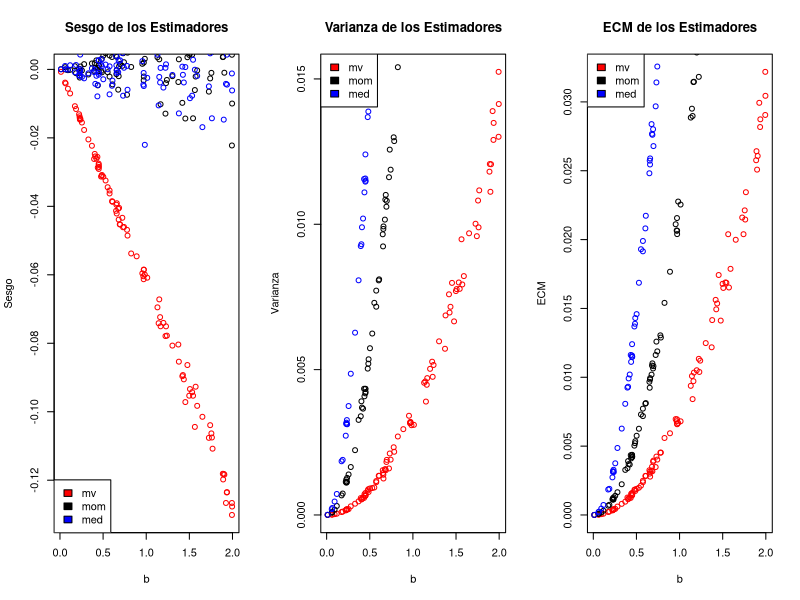
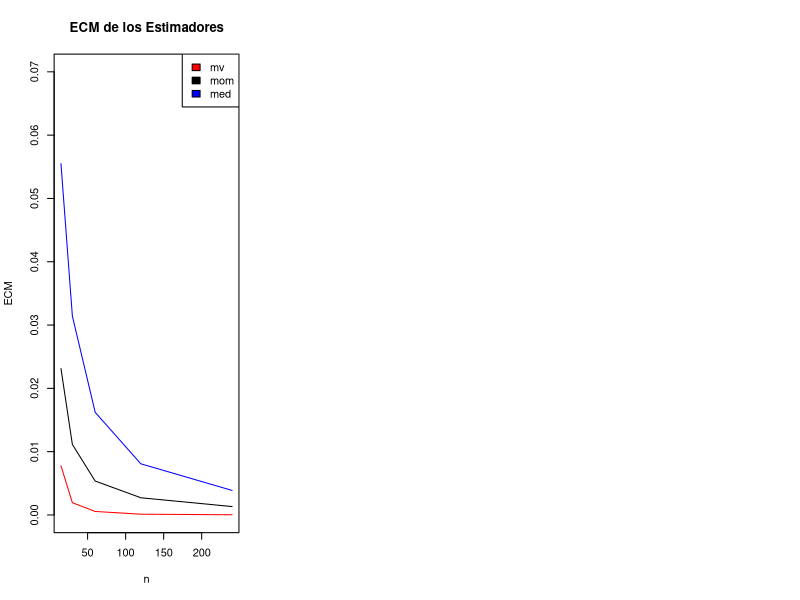

Source code (R) for these figures, in order:
# Funciones útiles
media_muestral = function(sample){
  return(mean(sample))
}

# varianza = desvio_estandar^2
varianza = function(sample){
  return(sd(sample)^2)
}

# Ejercicio 1 

# Sea Xi - U(0, b)

b_momentos = function(sample) {
  return(2 * media_muestral(sample));
}

b_maxima_verosimilitud = function(sample) {
  return(max(sample));
}

# Ejercicio 2
b_mediana = function(sample){
  return(2*median(sample));
}

# Ejercicio 3
b = 1
sample = runif(15, min=0, max=b)

estimacion_momentos = b_momentos(sample)
estimacion_maxima_verosimilitud = b_maxima_verosimilitud(sample)
estimacion_mediana = b_mediana(sample)

print(estimacion_momentos)
print(estimacion_maxima_verosimilitud)
print(estimacion_mediana)

#Error de los estimadores
error_momentos = abs(estimacion_momentos - b)
error_maxima_verosimilitud = abs(estimacion_maxima_verosimilitud - b)
error_mediana = abs(estimacion_mediana - b)

print(error_momentos)
print(error_maxima_verosimilitud)
print(error_mediana)

# Ejercicio 4
# a)
sample = runif(15, min=0, max=b)

# b)
estimador_momentos = b_momentos(sample)
estimador_maxima_verosimilitud = b_maxima_verosimilitud(sample)
estimador_mediana = b_mediana(sample)

print(b_momentos(sample))
print(b_maxima_verosimilitud(sample))
print(b_mediana(sample))

# c)
cantidad_de_repeticiones = 1000 

variable_aleatoria_con_b_momentos = c()
variable_aleatoria_con_b_maxima_verosimilitud = c()
variable_aleatoria_con_b_mediana = c()

for(i in 1:cantidad_de_repeticiones){
  sample = runif(15, min=0, max=1)
  variable_aleatoria_con_b_momentos = c(variable_aleatoria_con_b_momentos, b_momentos(sample))
  variable_aleatoria_con_b_maxima_verosimilitud = c(variable_aleatoria_con_b_maxima_verosimilitud, b_maxima_verosimilitud(sample))
  variable_aleatoria_con_b_mediana = c(variable_aleatoria_con_b_mediana, b_mediana(sample))
}

# d)
media_muestral_b_momentos = media_muestral(variable_aleatoria_con_b_momentos)
media_muestral_b_maxima_verosimilitud = media_muestral(variable_aleatoria_con_b_maxima_verosimilitud)
media_muestral_b_mediana = media_muestral(variable_aleatoria_con_b_mediana)

sesgo_b_momentos = media_muestral_b_momentos - b 
sesgo_b_maxima_verosimilitud = media_muestral_b_maxima_verosimilitud - b
sesgo_b_mediana = media_muestral_b_mediana - b

print(sesgo_b_momentos)
print(sesgo_b_maxima_verosimilitud)
print(sesgo_b_mediana)

# e) 
varianza_b_momentos = varianza(variable_aleatoria_con_b_momentos)
varianza_b_maxima_verosimilitud = varianza(variable_aleatoria_con_b_maxima_verosimilitud)
varianza_b_mediana = varianza(variable_aleatoria_con_b_mediana)

print(varianza_b_momentos)
print(varianza_b_maxima_verosimilitud)
print(varianza_b_mediana)

# f) ECM = varianza + sesgo^2
error_cuadratico_medio = function (varianza, sesgo) {
  return(varianza + sesgo^2)
}

ecm_b_momentos = error_cuadratico_medio(varianza_b_momentos, sesgo_b_momentos)
ecm_b_maxima_verosimilitud = error_cuadratico_medio(varianza_b_maxima_verosimilitud, sesgo_b_maxima_verosimilitud)
ecm_b_mediana = error_cuadratico_medio(varianza_b_mediana, sesgo_b_mediana)

print(ecm_b_momentos)
print(ecm_b_maxima_verosimilitud)
print(ecm_b_mediana)

# Ejercicio 5
simulacion_mv = function (b, n) {
  cantidad_de_repeticiones = 1000 
  variable_aleatoria_con_b_maxima_verosimilitud = c()
  for(i in 1:cantidad_de_repeticiones){
  sample = runif(n, min=0, max=b)
  variable_aleatoria_con_b_maxima_verosimilitud = c(variable_aleatoria_con_b_maxima_verosimilitud, b_maxima_verosimilitud(sample))
  }
  media_muestral_b_maxima_verosimilitud = media_muestral(variable_aleatoria_con_b_maxima_verosimilitud)
  return (list(sesgo_b_maxima_verosimilitud=(media_muestral_b_maxima_verosimilitud - b), varianza_b_maxima_verosimilitud=varianza(variable_aleatoria_con_b_maxima_verosimilitud)))
}

simulacion_mom = function (b, n) {
  cantidad_de_repeticiones = 1000 
  variable_aleatoria_con_b_momentos = c()
  for(i in 1:cantidad_de_repeticiones){
    sample = runif(n, min=0, max=b)
    variable_aleatoria_con_b_momentos = c(variable_aleatoria_con_b_momentos, b_momentos(sample))
  }
  media_muestral_b_momentos = media_muestral(variable_aleatoria_con_b_momentos)
  return (list(sesgo_b_momentos=(media_muestral_b_momentos - b), varianza_b_momentos=varianza(variable_aleatoria_con_b_momentos)))
}

simulacion_med = function (b, n) {
  cantidad_de_repeticiones = 1000 
  variable_aleatoria_con_b_mediana = c()
  for(i in 1:cantidad_de_repeticiones){
    sample = runif(n, min=0, max=b)
    variable_aleatoria_con_b_mediana = c(variable_aleatoria_con_b_mediana, b_mediana(sample))
  }
  media_muestral_b_mediana = media_muestral(variable_aleatoria_con_b_mediana)
  return (list(sesgo_b_mediana=(media_muestral_b_mediana - b), varianza_b_mediana=varianza(variable_aleatoria_con_b_mediana)))
}

simulacion_mv_b_n = simulacion_mv(1,15)
print(simulacion_mv_b_n)

simulacion_mom_b_n = simulacion_mom(1,15)
print(simulacion_mom_b_n)

simulacion_med_b_n = simulacion_med(1,15)
print(simulacion_med_b_n)

# Ejercicio 6
valores_b = runif(100,min = 0,max = 2)

vec_var_mv = c()
vec_var_mom = c()
vec_var_med = c()

vec_sesgo_mv = c()
vec_sesgo_mom = c()
vec_sesgo_med = c()

vec_ecm_mv = c()
vec_ecm_mom = c()
vec_ecm_med = c()

for (i in valores_b) {
  simul_mv = simulacion_mv(i,15)
  simul_mom = simulacion_mom(i,15)
  simul_med = simulacion_med(i,15)
  
  vec_sesgo_mv = c(vec_sesgo_mv, simul_mv[[1]])
  vec_sesgo_mom = c(vec_sesgo_mom, simul_mom[[1]])
  vec_sesgo_med = c(vec_sesgo_med, simul_med[[1]])
  
  vec_var_mv = c(vec_var_mv, simul_mv[[2]])
  vec_var_mom = c(vec_var_mom, simul_mom[[2]])
  vec_var_med = c(vec_var_med, simul_med[[2]])
  
  vec_ecm_mv = c(vec_ecm_mv ,error_cuadratico_medio(simul_mv[[2]],simul_mv[[1]]))      
  vec_ecm_mom = c(vec_ecm_mom ,error_cuadratico_medio(simul_mom[[2]],simul_mom[[1]]))  
  vec_ecm_med = c(vec_ecm_med, error_cuadratico_medio(simul_med[[2]],simul_med[[1]]))
}

par(mfrow = c(1,3))

plot(valores_b,vec_sesgo_mv,col ='red',xlab = 'b',ylab = 'Sesgo',main = 'Sesgo de los Estimadores')
points(valores_b,vec_sesgo_mom,col = 'black')
points(valores_b,vec_sesgo_med,col ='blue')
legend("bottomleft",c("mv","mom","med"),fill=c("red","black","blue"))

plot(valores_b,vec_var_mv,col ='red',xlab = 'b',ylab = 'Varianza',main = 'Varianza de los Estimadores')
points(valores_b,vec_var_mom,col = 'black')
points(valores_b,vec_var_med,col ='blue')
legend("topleft",c("mv","mom","med"),fill=c("red","black","blue"))

plot(valores_b,vec_ecm_mv,col ='red',xlab = 'b',ylab = 'ECM',main = 'ECM de los Estimadores')
points(valores_b,vec_ecm_mom,col = 'black')
points(valores_b,vec_ecm_med,col ='blue')
legend("topleft",c("mv","mom","med"),fill=c("red","black","blue"))

# Ejercicio 7
valores_n = c(15,30,60,120,240)

ecm_mv =c()
ecm_mom = c()
ecm_med = c()

for (i in valores_n) {
  simul_mv = simulacion_mv(1,i)
  simul_mom = simulacion_mom(1,i)
  simul_med = simulacion_med(1,i)
  
  ecm_mv = c(ecm_mv,error_cuadratico_medio(simul_mv[[2]],simul_mv[[1]]))
  ecm_mom = c(ecm_mom,error_cuadratico_medio(simul_mom[[2]],simul_mom[[1]]))
  ecm_med = c(ecm_med,error_cuadratico_medio(simul_med[[2]],simul_med[[1]]))
}

plot(valores_n,ecm_mv,ylim = c(0,0.07),type = 'l',col ='red',xlab = 'n',ylab = 'ECM',main = 'ECM de los Estimadores')
lines(valores_n,ecm_mom,col = 'black')
lines(valores_n,ecm_med,col ='blue')
legend("topright",c("mv","mom","med"),fill=c("red","black","blue"))

# Ejercicio 8
muestra = c(0.917, 0.247, 0.384, 0.530, 0.798, 0.912, 0.096, 0.684, 0.394, 20.1, 0.769, 0.137, 0.352, 0.332, 0.670)

estimador_mv_muestra = b_maxima_verosimilitud(muestra) 
estimador_mom_muestra = b_momentos(muestra)
estimador_med_muestra = b_mediana(muestra)
  
print(estimador_mv_muestra)
print(estimador_mom_muestra)
print(estimador_med_muestra)

# Ejercicio 9
simulacion_mv_con_outliers = function (b, n) {
  cantidad_de_repeticiones = 1000 
  variable_aleatoria_con_b_maxima_verosimilitud = c()
  for(i in 1:cantidad_de_repeticiones){
    sample = runif(n, min=0, max=b)
    sample_with_outliers = c()
    for(value in sample){
      if(rbinom(n=1, size=1, prob=0.005)){
        sample_with_outliers = c(sample_with_outliers, value*100)
      } else {
        sample_with_outliers = c(sample_with_outliers, value)
      }
    }
    variable_aleatoria_con_b_maxima_verosimilitud = c(variable_aleatoria_con_b_maxima_verosimilitud, b_maxima_verosimilitud(sample_with_outliers))
  }
  media_muestral_b_maxima_verosimilitud = media_muestral(variable_aleatoria_con_b_maxima_verosimilitud)
  varianza_maxima_verosimilitud = varianza(variable_aleatoria_con_b_maxima_verosimilitud)
  sesgo_maxima_verosimilitud = media_muestral_b_maxima_verosimilitud - b
  return (list(sesgo_b_maxima_verosimilitud=sesgo_maxima_verosimilitud, varianza_b_maxima_verosimilitud=varianza_maxima_verosimilitud, ecm_b_maxima_verosimilitud=error_cuadratico_medio(varianza_maxima_verosimilitud, sesgo_maxima_verosimilitud)))
}

simulacion_mom_con_outliers = function (b, n) {
  cantidad_de_repeticiones = 1000 
  variable_aleatoria_con_b_momentos = c()
  for(i in 1:cantidad_de_repeticiones){
    sample = runif(n, min=0, max=b)
    sample_with_outliers = c()
    for(value in sample){
      if(rbinom(n=1, size=1, prob=0.005)){
        sample_with_outliers = c(sample_with_outliers, value*100)
      } else {
        sample_with_outliers = c(sample_with_outliers, value)
      }
    }
    variable_aleatoria_con_b_momentos = c(variable_aleatoria_con_b_momentos, b_momentos(sample_with_outliers))
  }
  media_muestral_b_momentos = media_muestral(variable_aleatoria_con_b_momentos)
  varianza_momentos = varianza(variable_aleatoria_con_b_momentos)
  sesgo_momentos = media_muestral_b_momentos - b
  return (list(sesgo_b_momentos=sesgo_momentos, varianza_b_momentos=varianza_momentos, ecm_b_momentos=error_cuadratico_medio(varianza_momentos, sesgo_momentos)))
}

simulacion_med_con_outliers = function (b, n) {
  cantidad_de_repeticiones = 1000 
  variable_aleatoria_con_b_mediana = c()
  for(i in 1:cantidad_de_repeticiones){
    sample = runif(n, min=0, max=b)
    sample_with_outliers = c()
    for(value in sample){
      if(rbinom(n=1, size=1, prob=0.005)){
        sample_with_outliers = c(sample_with_outliers, value*100)
      } else {
        sample_with_outliers = c(sample_with_outliers, value)
      }
    }
    variable_aleatoria_con_b_mediana = c(variable_aleatoria_con_b_mediana, b_mediana(sample_with_outliers))
  }
  media_muestral_b_mediana = media_muestral(variable_aleatoria_con_b_mediana)
  varianza_mediana = varianza(variable_aleatoria_con_b_mediana)
  sesgo_mediana = media_muestral_b_mediana - b
  return (list(sesgo_b_mediana=sesgo_mediana, varianza_b_mediana=varianza_mediana, ecm_b_mediana=error_cuadratico_medio(varianza_mediana, sesgo_mediana)))
}

simulacion_mv_b_n = simulacion_mv_con_outliers(1,15)
print(simulacion_mv_b_n)

simulacion_mom_b_n = simulacion_mom_con_outliers(1,15)
print(simulacion_mom_b_n)

simulacion_med_b_n = simulacion_med_con_outliers(1,15)
print(simulacion_med_b_n)
